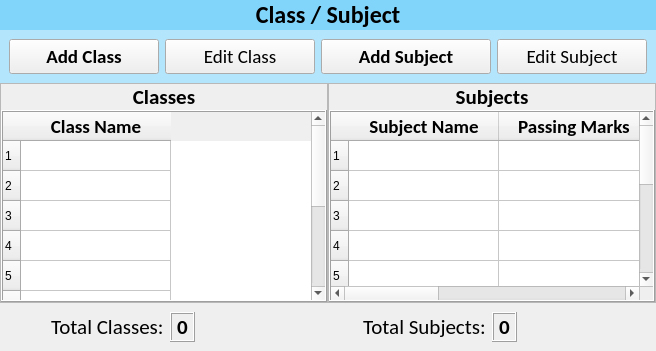
      <widget class="QWidget" name="class_page">
       <property name="styleSheet">
        <string notr="true">
#lbl_class {
	background-color: #81d4fa;
}

#class_upper_widget {
	background-color: #b3e5fc;
}</string>
       </property>
       <layout class="QVBoxLayout" name="verticalLayout_4">
        <property name="spacing">
         <number>0</number>
        </property>
        <property name="leftMargin">
         <number>0</number>
        </property>
        <property name="topMargin">
         <number>0</number>
        </property>
        <property name="rightMargin">
         <number>0</number>
        </property>
        <property name="bottomMargin">
         <number>0</number>
        </property>
        <item>
         <widget class="QLabel" name="lbl_class">
          <property name="font">
           <font>
            <family>Calibri</family>
            <pointsize>18</pointsize>
            <weight>75</weight>
            <bold>true</bold>
           </font>
          </property>
          <property name="text">
           <string>Class / Subject</string>
          </property>
          <property name="alignment">
           <set>Qt::AlignCenter</set>
          </property>
          <property name="margin">
           <number>10</number>
          </property>
         </widget>
        </item>
        <item>
         <widget class="QWidget" name="class_upper_widget" native="true">
          <layout class="QHBoxLayout" name="horizontalLayout_4">
           <item alignment="Qt::AlignLeft">
            <widget class="QPushButton" name="btn_add_class">
             <property name="minimumSize">
              <size>
               <width>150</width>
               <height>35</height>
              </size>
             </property>
             <property name="font">
              <font>
               <family>Calibri</family>
               <pointsize>14</pointsize>
               <weight>75</weight>
               <bold>true</bold>
              </font>
             </property>
             <property name="text">
              <string>Add Class</string>
             </property>
             <property name="icon">
              <iconset resource="../resources.qrc">
               <normaloff>:/icons/assets/icons/plus.png</normaloff>:/icons/assets/icons/plus.png</iconset>
             </property>
             <property name="iconSize">
              <size>
               <width>32</width>
               <height>32</height>
              </size>
             </property>
            </widget>
           </item>
           <item alignment="Qt::AlignLeft">
            <widget class="QPushButton" name="pushButton">
             <property name="minimumSize">
              <size>
               <width>150</width>
               <height>35</height>
              </size>
             </property>
             <property name="font">
              <font>
               <family>Calibri</family>
               <pointsize>14</pointsize>
              </font>
             </property>
             <property name="text">
              <string>Edit Class</string>
             </property>
             <property name="icon">
              <iconset resource="../resources.qrc">
               <normaloff>:/icons/assets/icons/edit.png</normaloff>:/icons/assets/icons/edit.png</iconset>
             </property>
             <property name="iconSize">
              <size>
               <width>32</width>
               <height>32</height>
              </size>
             </property>
            </widget>
           </item>
           <item alignment="Qt::AlignLeft">
            <widget class="QPushButton" name="btn_add_subject">
             <property name="minimumSize">
              <size>
               <width>170</width>
               <height>35</height>
              </size>
             </property>
             <property name="font">
              <font>
               <family>Calibri</family>
               <pointsize>14</pointsize>
               <weight>75</weight>
               <bold>true</bold>
              </font>
             </property>
             <property name="text">
              <string>Add Subject</string>
             </property>
             <property name="icon">
              <iconset resource="../resources.qrc">
               <normaloff>:/icons/assets/icons/plus.png</normaloff>:/icons/assets/icons/plus.png</iconset>
             </property>
             <property name="iconSize">
              <size>
               <width>32</width>
               <height>32</height>
              </size>
             </property>
            </widget>
           </item>
           <item alignment="Qt::AlignRight">
            <widget class="QPushButton" name="pushButton_2">
             <property name="minimumSize">
              <size>
               <width>150</width>
               <height>35</height>
              </size>
             </property>
             <property name="font">
              <font>
               <family>Calibri</family>
               <pointsize>14</pointsize>
              </font>
             </property>
             <property name="text">
              <string>Edit Subject</string>
             </property>
             <property name="icon">
              <iconset resource="../resources.qrc">
               <normaloff>:/icons/assets/icons/edit.png</normaloff>:/icons/assets/icons/edit.png</iconset>
             </property>
             <property name="iconSize">
              <size>
               <width>32</width>
               <height>32</height>
              </size>
             </property>
            </widget>
           </item>
          </layout>
         </widget>
        </item>
        <item>
         <widget class="QWidget" name="widget_6" native="true">
          <layout class="QHBoxLayout" name="horizontalLayout_2">
           <property name="spacing">
            <number>0</number>
           </property>
           <property name="leftMargin">
            <number>0</number>
           </property>
           <property name="topMargin">
            <number>0</number>
           </property>
           <property name="rightMargin">
            <number>0</number>
           </property>
           <property name="bottomMargin">
            <number>0</number>
           </property>
           <item>
            <widget class="QFrame" name="frame">
             <property name="frameShape">
              <enum>QFrame::StyledPanel</enum>
             </property>
             <property name="frameShadow">
              <enum>QFrame::Raised</enum>
             </property>
             <layout class="QVBoxLayout" name="verticalLayout_3">
              <property name="spacing">
               <number>0</number>
              </property>
              <property name="leftMargin">
               <number>0</number>
              </property>
              <property name="topMargin">
               <number>0</number>
              </property>
              <property name="rightMargin">
               <number>0</number>
              </property>
              <property name="bottomMargin">
               <number>0</number>
              </property>
              <item>
               <widget class="QLabel" name="label_12">
                <property name="font">
                 <font>
                  <family>Calibri</family>
                  <pointsize>16</pointsize>
                  <weight>75</weight>
                  <bold>true</bold>
                 </font>
                </property>
                <property name="text">
                 <string>Classes</string>
                </property>
                <property name="alignment">
                 <set>Qt::AlignCenter</set>
                </property>
                <property name="margin">
                 <number>5</number>
                </property>
               </widget>
              </item>
              <item>
               <widget class="QTableWidget" name="class_table">
                <property name="frameShape">
                 <enum>QFrame::Box</enum>
                </property>
                <property name="frameShadow">
                 <enum>QFrame::Raised</enum>
                </property>
                <property name="editTriggers">
                 <set>QAbstractItemView::NoEditTriggers</set>
                </property>
                <property name="selectionMode">
                 <enum>QAbstractItemView::SingleSelection</enum>
                </property>
                <property name="selectionBehavior">
                 <enum>QAbstractItemView::SelectRows</enum>
                </property>
                <property name="rowCount">
                 <number>10</number>
                </property>
                <attribute name="horizontalHeaderDefaultSectionSize">
                 <number>150</number>
                </attribute>
                <row/>
                <row/>
                <row/>
                <row/>
                <row/>
                <row/>
                <row/>
                <row/>
                <row/>
                <row/>
                <column>
                 <property name="text">
                  <string>Class Name</string>
                 </property>
                 <property name="font">
                  <font>
                   <family>Calibri</family>
                   <pointsize>14</pointsize>
                   <weight>75</weight>
                   <bold>true</bold>
                  </font>
                 </property>
                </column>
               </widget>
              </item>
             </layout>
            </widget>
           </item>
           <item>
            <widget class="QFrame" name="frame_2">
             <property name="frameShape">
              <enum>QFrame::StyledPanel</enum>
             </property>
             <property name="frameShadow">
              <enum>QFrame::Raised</enum>
             </property>
             <layout class="QVBoxLayout" name="verticalLayout_2">
              <property name="spacing">
               <number>0</number>
              </property>
              <property name="leftMargin">
               <number>0</number>
              </property>
              <property name="topMargin">
               <number>0</number>
              </property>
              <property name="rightMargin">
               <number>0</number>
              </property>
              <property name="bottomMargin">
               <number>0</number>
              </property>
              <item>
               <widget class="QLabel" name="label_13">
                <property name="font">
                 <font>
                  <family>Calibri</family>
                  <pointsize>16</pointsize>
                  <weight>75</weight>
                  <bold>true</bold>
                 </font>
                </property>
                <property name="text">
                 <string>Subjects</string>
                </property>
                <property name="alignment">
                 <set>Qt::AlignCenter</set>
                </property>
                <property name="margin">
                 <number>5</number>
                </property>
               </widget>
              </item>
              <item>
               <widget class="QTableWidget" name="subjects_table">
                <property name="frameShape">
                 <enum>QFrame::Box</enum>
                </property>
                <property name="frameShadow">
                 <enum>QFrame::Raised</enum>
                </property>
                <property name="editTriggers">
                 <set>QAbstractItemView::NoEditTriggers</set>
                </property>
                <property name="selectionMode">
                 <enum>QAbstractItemView::SingleSelection</enum>
                </property>
                <property name="selectionBehavior">
                 <enum>QAbstractItemView::SelectRows</enum>
                </property>
                <property name="rowCount">
                 <number>10</number>
                </property>
                <attribute name="horizontalHeaderDefaultSectionSize">
                 <number>150</number>
                </attribute>
                <row/>
                <row/>
                <row/>
                <row/>
                <row/>
                <row/>
                <row/>
                <row/>
                <row/>
                <row/>
                <column>
                 <property name="text">
                  <string>Subject Name</string>
                 </property>
                 <property name="font">
                  <font>
                   <family>Calibri</family>
                   <pointsize>14</pointsize>
                   <weight>75</weight>
                   <bold>true</bold>
                  </font>
                 </property>
                </column>
                <column>
                 <property name="text">
                  <string>Passing Marks</string>
                 </property>
                 <property name="font">
                  <font>
                   <family>Calibri</family>
                   <pointsize>14</pointsize>
                   <weight>75</weight>
                   <bold>true</bold>
                  </font>
                 </property>
                </column>
                <column>
                 <property name="text">
                  <string>Total Marks</string>
                 </property>
                 <property name="font">
                  <font>
                   <family>Calibri</family>
                   <pointsize>14</pointsize>
                   <weight>75</weight>
                   <bold>true</bold>
                  </font>
                 </property>
                </column>
               </widget>
              </item>
             </layout>
            </widget>
           </item>
          </layout>
         </widget>
        </item>
        <item>
         <widget class="QWidget" name="widget_5" native="true">
          <layout class="QHBoxLayout" name="horizontalLayout_3">
           <item alignment="Qt::AlignRight">
            <widget class="QLabel" name="label_8">
             <property name="font">
              <font>
               <family>Calibri</family>
               <pointsize>16</pointsize>
              </font>
             </property>
             <property name="text">
              <string>Total Classes:</string>
             </property>
            </widget>
           </item>
           <item alignment="Qt::AlignLeft">
            <widget class="QLabel" name="label_9">
             <property name="font">
              <font>
               <family>Calibri</family>
               <pointsize>16</pointsize>
               <weight>75</weight>
               <bold>true</bold>
              </font>
             </property>
             <property name="frameShape">
              <enum>QFrame::Box</enum>
             </property>
             <property name="frameShadow">
              <enum>QFrame::Raised</enum>
             </property>
             <property name="text">
              <string>0</string>
             </property>
            </widget>
           </item>
           <item alignment="Qt::AlignRight">
            <widget class="QLabel" name="label_10">
             <property name="font">
              <font>
               <family>Calibri</family>
               <pointsize>16</pointsize>
              </font>
             </property>
             <property name="text">
              <string>Total Subjects:</string>
             </property>
            </widget>
           </item>
           <item alignment="Qt::AlignLeft">
            <widget class="QLabel" name="label_11">
             <property name="font">
              <font>
               <family>Calibri</family>
               <pointsize>16</pointsize>
               <weight>75</weight>
               <bold>true</bold>
              </font>
             </property>
             <property name="frameShape">
              <enum>QFrame::Box</enum>
             </property>
             <property name="frameShadow">
              <enum>QFrame::Raised</enum>
             </property>
             <property name="text">
              <string>0</string>
             </property>
            </widget>
           </item>
          </layout>
         </widget>
        </item>
       </layout>
      </widget>
